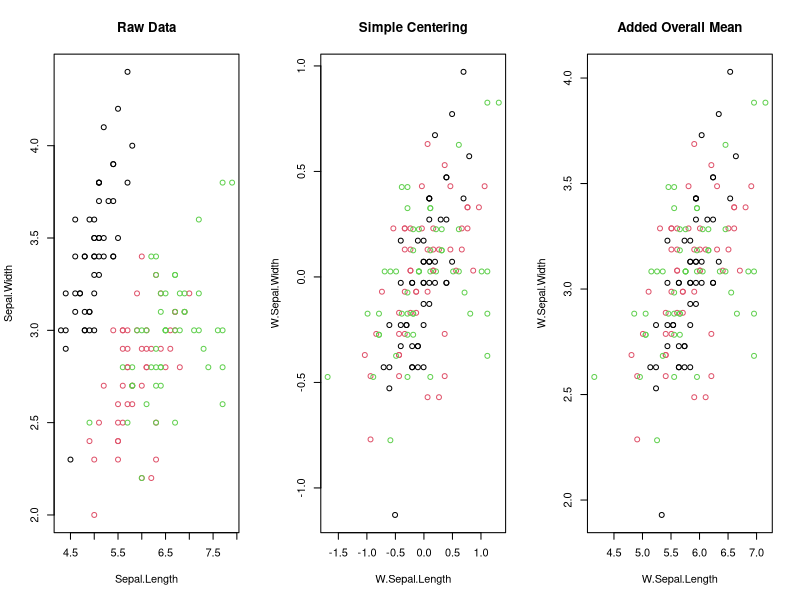

Write the R code that produced this figure. (Note: this script raises an error after producing the figure.)
## ---- chunk 1
#| message: false
library(collapse)
library(magrittr)
library(microbenchmark)
options(paged.print = FALSE)
## ---- chunk 2
X <- qM(fselect(GGDC10S, AGR:SUM))
(v <- fsum(X))
## ---- chunk 3
microbenchmark(t(t(X) / v),
              X / outer(rep(1, nrow(X)), v), 
              X %r/% v)
## ---- chunk 4
dat <- fselect(GGDC10S, AGR:SUM)
microbenchmark(dat %r/% v,
               copyAttrib(mapply(`/`, dat, v, SIMPLIFY = FALSE), dat))
## ---- chunk 5
microbenchmark(dat / dat$SUM,
               dat / 5,
               dat / dat,
               dat %c/% dat$SUM,
               dat %c/% 5,
               dat %c/% dat)
## ---- chunk 6
dapply(mtcars, median)
dapply(mtcars, median, MARGIN = 1)
## ---- chunk 7
dapply(mtcars, quantile)
## ---- chunk 8
m <- qM(mtcars)
is.data.frame(dapply(mtcars, log))
is.matrix(dapply(m, log))
## ---- chunk 9
identical(log(m), dapply(mtcars, log, return = "matrix"))
identical(dapply(mtcars, log), dapply(m, log, return = "data.frame"))
## ---- chunk 10
v <- iris$Sepal.Length
f <- iris$Species
## ---- chunk 11
BY(v, f, sum)
## ---- chunk 12
BY(v, f, quantile)
BY(v, f, quantile, expand.wide = T)
## ---- chunk 13
miris <- qM(num_vars(iris))
BY(miris, f, sum)
BY(miris, f, quantile) %>% head()
BY(miris, f, quantile, expand.wide = T)[, 1:5]
## ---- chunk 14
stats <- fmean(miris)
microbenchmark(sweep(miris, 2, stats, "-"),
               miris - outer(rep(1, nrow(iris)), stats),
               TRA(miris, fmean(miris), "-"),
               miris %r-% fmean(miris), # a wrapper for TRA
               fmean(miris, TRA = "-"), # better for any operation if the stats are not needed
               fwithin(miris))
## ---- chunk 15
TRA(miris, fmean(miris), "replace") %>% head(3)
## ---- chunk 16
TRA(miris, fsd(miris), "/") %>% head()
## ---- chunk 17
microbenchmark(
  TRA(miris, fmean(miris, f), "-", f) %>% head(),
  fwithin(miris, f))
## ---- chunk 18
fwithin(miris, f) %>% head()
## ---- chunk 19
TRA(miris, fmean(miris, f), "replace", f) %>% head(3)
## ---- chunk 20
microbenchmark(
  TRA(miris, fmean(miris, f), "replace", f),
  fbetween(miris, f)
)
## ---- chunk 21
TRA(miris, fsum(miris, f), "%", f) %>% head(3)
## ---- chunk 22
fscale(mtcars) %>% head(2)
STD(mtcars) %>% head(2)
## ---- chunk 23
STD(mtcars) %>% qsu()
## ---- chunk 24
STD_GGDC10S <- STD(GGDC10S,
                   ~ Variable + Country,
                   cols = 6:16)
head(STD_GGDC10S)
## ---- chunk 25
fsubset(STD_GGDC10S, Variable == "VA", STD.AGR:STD.SUM) %>% 
  pwcor()
## ---- chunk 26
fbetween(mtcars$mpg) %>% head
fwithin(mtcars$mpg) %>% head
## ---- chunk 27
all.equal(fbetween(mtcars) + fwithin(mtcars), mtcars)
## ---- chunk 28
fbetween(mtcars$mpg, mtcars$cyl) %>% head()
fwithin(mtcars$mpg, mtcars$cyl) %>% head()
## ---- chunk 29
W(wlddev, ~ iso3c, cols = 9:12) %>% head
## ---- chunk 30
add_vars(
  get_vars(wlddev, "iso3c"),
  get_vars(wlddev, 9:12) %>%
    fwithin(wlddev$iso3c) %>%
    add_stub("W.")
) %>% head()
## ---- chunk 31
microbenchmark(
  W(wlddev, ~iso3c, cols = 9:12),
  add_vars(
    get_vars(wlddev, "iso3c"),
    get_vars(wlddev, 9:12) %>%
      fwithin(wlddev$iso3c) %>%
      add_stub("W.")
  )
)
## ---- chunk 32
W(wlddev, ~ iso3c, cols = 9:12, keep.by = F) %>% head
## ---- chunk 33
B(wlddev, ~ iso3c, cols = 9:12, fill = TRUE) %>% head()
## ---- chunk 34
W(wlddev, ~ iso3c, cols = 9:12, mean = "overall.mean") %>% head()
## ---- chunk 35
oldpar <- par(mfrow = c(1, 3))
plot(iris[1:2], col = iris$Species, 
     main = "Raw Data")
plot(W(iris, ~ Species)[2:3], col = iris$Species, 
     main = "Simple Centering")
plot(W(iris, ~ Species, mean = "overall.mean")[2:3], col = iris$Species,
     main = "Added Overall Mean")
## ---- chunk 36
par(oldpar)
## ---- chunk 37
data <- wlddev %>% fselect(iso3c, year, PCGDP, LIFEEX) %>% 
  na_omit()
## ---- chunk 38
coef(lm(PCGDP ~ LIFEEX + iso3c, data))[1:2]
## ---- chunk 39
coef(lm(W(PCGDP, iso3c) ~ W(LIFEEX, iso3c), data))
## ---- chunk 40
coef(lm(
  W.PCGDP ~ W.LIFEEX, W(data, PCGDP + LIFEEX ~ iso3c)
))
## ---- chunk 41
coef(lm(
  W.PCGDP ~ W.LIFEEX, 
  W(data, PCGDP + LIFEEX  ~ iso3c, 
    mean = "overall.mean")))
## ---- chunk 42
coef(lm(PCGDP ~ LIFEEX + B(LIFEEX, iso3c), data))
## ---- chunk 43
data$year <- qF(data$year, na.exclude = FALSE)
class(data$iso3c)
## ---- chunk 44
coef(lm(PCGDP ~ LIFEEX + iso3c + year, data))[1:2]
## ---- chunk 45
coef(lm(HDW(PCGDP, list(iso3c, year)) ~
          HDW(LIFEEX, list(iso3c, year)),
        data))
## ---- chunk 46
coef(lm(HDW.PCGDP ~ HDW.LIFEEX, HDW(data, PCGDP + LIFEEX ~ iso3c + year)))
## ---- chunk 47
coef(lm(PCGDP ~ LIFEEX + HDB(LIFEEX, list(iso3c, year)), data))
## ---- chunk 48
data %$% fFtest(PCGDP, year, list(LIFEEX, iso3c))
## ---- chunk 49
wlddev$year <- as.numeric(wlddev$year)
## ---- chunk 50
coef(lm(PCGDP ~ LIFEEX + iso3c * year + ODA, wlddev))[1:2]
## ---- chunk 51
coef(lm(HDW.PCGDP ~ HDW.LIFEEX, 
        HDW(wlddev, PCGDP + LIFEEX ~ iso3c * year + ODA)))
## ---- chunk 52
HDW(iris[1:2], iris[3:4]) %>% head
